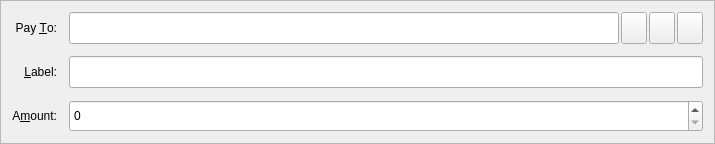
<?xml version="1.0" encoding="UTF-8"?>
<ui version="4.0">
 <class>SendCoinsEntry</class>
 <widget class="QFrame" name="SendCoinsEntry">
  <property name="geometry">
   <rect>
    <x>0</x>
    <y>0</y>
    <width>715</width>
    <height>142</height>
   </rect>
  </property>
  <property name="windowTitle">
   <string>Form</string>
  </property>
  <property name="frameShape">
   <enum>QFrame::StyledPanel</enum>
  </property>
  <property name="frameShadow">
   <enum>QFrame::Sunken</enum>
  </property>
  <layout class="QGridLayout" name="gridLayout">
   <property name="spacing">
    <number>12</number>
   </property>
   <item row="5" column="0">
    <widget class="QLabel" name="label">
     <property name="text">
      <string>A&amp;mount:</string>
     </property>
     <property name="alignment">
      <set>Qt::AlignRight|Qt::AlignTrailing|Qt::AlignVCenter</set>
     </property>
     <property name="buddy">
      <cstring>payAmount</cstring>
     </property>
    </widget>
   </item>
   <item row="3" column="0">
    <widget class="QLabel" name="label_2">
     <property name="text">
      <string>Pay &amp;To:</string>
     </property>
     <property name="alignment">
      <set>Qt::AlignRight|Qt::AlignTrailing|Qt::AlignVCenter</set>
     </property>
     <property name="buddy">
      <cstring>payTo</cstring>
     </property>
    </widget>
   </item>
   <item row="5" column="1">
    <widget class="CoinAmountField" name="payAmount">
     <property name="minimumSize">
      <size>
       <width>0</width>
       <height>32</height>
      </size>
     </property>
     <property name="maximumSize">
      <size>
       <width>16777215</width>
       <height>32</height>
      </size>
     </property>
    </widget>
   </item>
   <item row="4" column="0">
    <widget class="QLabel" name="label_4">
     <property name="text">
      <string>&amp;Label:</string>
     </property>
     <property name="alignment">
      <set>Qt::AlignRight|Qt::AlignTrailing|Qt::AlignVCenter</set>
     </property>
     <property name="buddy">
      <cstring>addAsLabel</cstring>
     </property>
    </widget>
   </item>
   <item row="3" column="1">
    <layout class="QHBoxLayout" name="payToLayout">
     <property name="spacing">
      <number>0</number>
     </property>
     <item>
      <widget class="QValidatedLineEdit" name="payTo">
       <property name="maximumSize">
        <size>
         <width>16777215</width>
         <height>32</height>
        </size>
       </property>
       <property name="toolTip">
        <string>The address to send the payment to (e.g. iJagcLKkACTYVhyVuDimpU7tW8Xfw6GXQK)</string>
       </property>
       <property name="maxLength">
        <number>34</number>
       </property>
      </widget>
     </item>
     <item>
      <widget class="QPushButton" name="addressBookButton">
       <property name="sizePolicy">
        <sizepolicy hsizetype="Fixed" vsizetype="Fixed">
         <horstretch>0</horstretch>
         <verstretch>0</verstretch>
        </sizepolicy>
       </property>
       <property name="minimumSize">
        <size>
         <width>30</width>
         <height>32</height>
        </size>
       </property>
       <property name="maximumSize">
        <size>
         <width>30</width>
         <height>32</height>
        </size>
       </property>
       <property name="toolTip">
        <string>Choose address from address book</string>
       </property>
       <property name="styleSheet">
        <string notr="true">max-width: 24px; min-width: 24px; margin-left: 2px;</string>
       </property>
       <property name="text">
        <string/>
       </property>
       <property name="icon">
        <iconset resource="../inception.qrc">
         <normaloff>:/icons/address-book_w</normaloff>:/icons/address-book_w</iconset>
       </property>
       <property name="shortcut">
        <string>Alt+A</string>
       </property>
      </widget>
     </item>
     <item>
      <widget class="QPushButton" name="pasteButton">
       <property name="sizePolicy">
        <sizepolicy hsizetype="Fixed" vsizetype="Fixed">
         <horstretch>0</horstretch>
         <verstretch>0</verstretch>
        </sizepolicy>
       </property>
       <property name="minimumSize">
        <size>
         <width>30</width>
         <height>32</height>
        </size>
       </property>
       <property name="maximumSize">
        <size>
         <width>30</width>
         <height>32</height>
        </size>
       </property>
       <property name="toolTip">
        <string>Paste address from clipboard</string>
       </property>
       <property name="styleSheet">
        <string notr="true">max-width: 24px; min-width: 24px; margin-left: 2px;</string>
       </property>
       <property name="text">
        <string/>
       </property>
       <property name="icon">
        <iconset resource="../inception.qrc">
         <normaloff>:/icons/editpaste_w</normaloff>:/icons/editpaste_w</iconset>
       </property>
       <property name="shortcut">
        <string>Alt+P</string>
       </property>
      </widget>
     </item>
     <item>
      <widget class="QPushButton" name="deleteButton">
       <property name="sizePolicy">
        <sizepolicy hsizetype="Fixed" vsizetype="Fixed">
         <horstretch>0</horstretch>
         <verstretch>0</verstretch>
        </sizepolicy>
       </property>
       <property name="minimumSize">
        <size>
         <width>30</width>
         <height>32</height>
        </size>
       </property>
       <property name="maximumSize">
        <size>
         <width>30</width>
         <height>32</height>
        </size>
       </property>
       <property name="toolTip">
        <string>Remove this recipient</string>
       </property>
       <property name="styleSheet">
        <string notr="true">max-width: 24px; min-width: 24px; margin-left: 2px;</string>
       </property>
       <property name="text">
        <string/>
       </property>
       <property name="icon">
        <iconset resource="../inception.qrc">
         <normaloff>:/icons/remove_w</normaloff>:/icons/remove_w</iconset>
       </property>
      </widget>
     </item>
    </layout>
   </item>
   <item row="4" column="1">
    <widget class="QValidatedLineEdit" name="addAsLabel">
     <property name="minimumSize">
      <size>
       <width>0</width>
       <height>32</height>
      </size>
     </property>
     <property name="maximumSize">
      <size>
       <width>16777215</width>
       <height>32</height>
      </size>
     </property>
     <property name="toolTip">
      <string>Enter a label for this address to add it to your address book</string>
     </property>
    </widget>
   </item>
  </layout>
 </widget>
 <customwidgets>
  <customwidget>
   <class>QValidatedLineEdit</class>
   <extends>QLineEdit</extends>
   <header>qvalidatedlineedit.h</header>
  </customwidget>
  <customwidget>
   <class>CoinAmountField</class>
   <extends>QSpinBox</extends>
   <header>coinamountfield.h</header>
   <container>1</container>
  </customwidget>
 </customwidgets>
 <resources>
  <include location="../inception.qrc"/>
 </resources>
 <connections/>
</ui>
